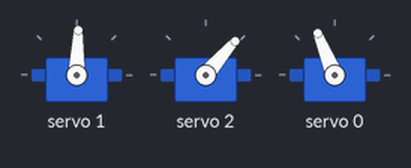
Bench run of a sketch on a simulated Arduino Uno, built with avr-gcc and run on an emulated ATmega328P. On the bench: 3 × servo. What the sketch prints to the serial monitor is not drawn.

Above: at 1.13 s.
At 3.95 s:
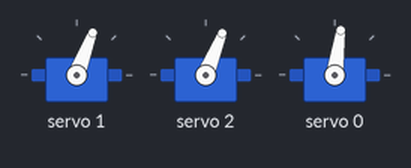
At 6.1 s:
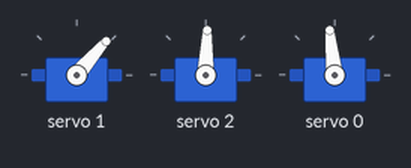
At 10.2 s:
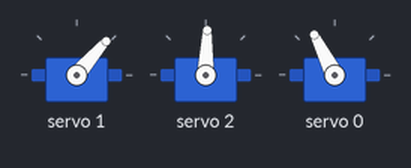
At 12.7 s:
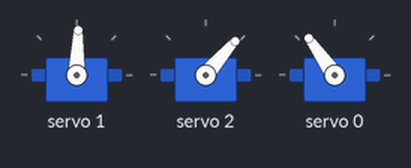
At 16.2 s:
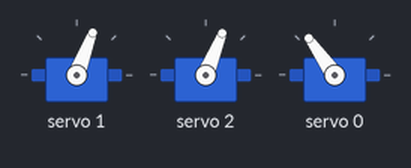
Timing chart, 0 to 17.7 s (numbered marks = the images above):
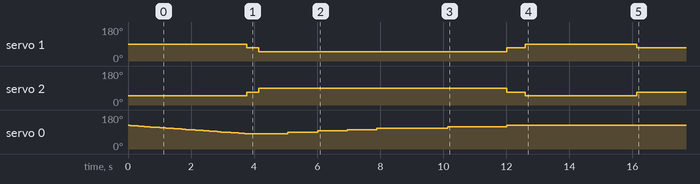

Measured:
- by itself, servo 1: 88° → 69° at 3.8 s, → 49° 0.38 s later, → 69° 7.9 s later, → 88° 0.59 s later, … (5 changes in this stretch)
- by itself, servo 2: 49° → 68° at 3.8 s, → 88° 0.38 s later, → 68° 7.9 s later, → 49° 0.59 s later, … (5 changes in this stretch)

The sketch:

APT.ino
```cpp
// Adafruit PWM Servo Driver Library - Version: Latest
#include <Adafruit_PWMServoDriver.h>
#include "PageFlipperArm.h"


// Create an Adafruit_PWMServoDriver object
Adafruit_PWMServoDriver pwm = Adafruit_PWMServoDriver();

PWMServoContinuous CR1 = PWMServoContinuous(pwm, 1, 184, 432);
PWMServoContinuous CR2 = PWMServoContinuous(pwm, 2, 184, 430);
PWMServo P1 = PWMServo(pwm, 0, 120, 450);

// Create a PageFlipperArm object with channel numbers 0, 1, and 2
PageFlipperArm arm = PageFlipperArm(pwm, CR1, CR2, P1);
// PageFlipperArm arm = PageFlipperArm(pwm, );

int count;
int number;

void backAndForth(int n) {
  if (millis()>n && millis()<2*n) {
    Serial.println("Stopped (reverse next)");
    arm.setBeltSpeeds(0);
  }
  if (millis()>2*n && millis()<3*n) {
    Serial.println("Reverse");
    arm.setBeltSpeeds(-40);
  }
  if (millis()>3*n && millis()<4*n) {
    Serial.println("Stopped (forward next)");
    arm.setBeltSpeeds(0);
  }
  if (millis()>4*n && millis()< 5*n) {
    Serial.println("Forward");
    arm.setBeltSpeeds(40);
  }
  if (millis()>5*n && millis()<6*n) {
    Serial.println("Stopped (reverse next)");
    arm.setBeltSpeeds(0);
  }
  if (millis()>6*n && millis()<7*n) {
    Serial.println("Reverse");
    arm.setBeltSpeeds(-40);
  }
  if (millis()>7*n) {
    Serial.println("Stopped (forever!)");
    arm.setBeltSpeeds(0);
  }
}
// Use the methods of the PageFlipperArm object
void setup() {
  Serial.begin(9600);
  // Initialize the pwm object
  pwm.begin();
  pwm.setOscillatorFrequency(26300000);
  pwm.setPWMFreq(50);

  arm.setBeltSpeeds(40);
  Serial.println("Forward");

  // arm.setBeltSpeeds(0);
  // Serial.println("Stopped");

  // Set the rotation angle to 90 degrees
  arm.setRotationAngle(180);

  number = 3750;

}

void loop() {
  if (millis()<number){
    arm.setRotationAngle(180 - map(millis(),0,number, 0, 60));
    Serial.println("Forward");
  }
  if (millis()>number && millis()<1.1*number) {
    arm.setBeltSpeeds(0);
    Serial.println("Stopped (Reverse Next)");
  }
  if (millis()>1.1*number && millis()<1.35*number) {
    arm.setBeltSpeeds(-40);
    Serial.println("Reverse");
  }
  if (millis()>1.35*number && millis()<1.6*number) {
    arm.setRotationAngle(130);
  }
  if (millis()>1.6*number && millis()<1.85*number) {
    arm.setRotationAngle(140);
  }
  if (millis()>1.85*number && millis()<2.1*number) {
    arm.setRotationAngle(150);
  }
  if (millis()>2.1*number && millis()<2.7*number) {
    arm.setRotationAngle(160);
  }
  if (millis()>2.7*number && millis()<3.2*number) {
    arm.setRotationAngle(170);
  }
  if (millis()>3.2*number && millis()<3.35*number) {
    arm.setBeltSpeeds(0);
    arm.setRotationAngle(180);
    Serial.println("Stopped (Forward Next)");
  }
  if (millis()>3.35*number && millis()<4.2*number) {
    arm.setBeltSpeeds(40);
    Serial.println("Forward");
  }
  if (millis()>4.3*number) {
    arm.setBeltSpeeds(0);
    Serial.println("Stopped Forever");
  }

  // Update the servo positions
  arm.update();
  delay(10);

}
```

PWMServo.cpp
```cpp
// PWMServo.cpp
#include "PWMServo.h"
PWMServo::PWMServo(Adafruit_PWMServoDriver &pwmDriver, uint8_t ch, int minP, int maxP, int minA, int maxA) :
  pwm(pwmDriver),
  channel(ch),
  minPWM(minP),
  maxPWM(maxP),
  minAngle(minA),
  maxAngle(maxA),
  angle(0),
  PWMVal(300) {}

int PWMServo::getAngle() const {
  return angle;
}

void PWMServo::setAngle(int degrees) {
  if (degrees >= minAngle && degrees <= maxAngle) {
    angle = degrees;
  } else {
    Serial.println("Angle value out of range");
    angle = constrain(degrees, minAngle, maxAngle);
  }
  setPWMVal(map(angle, minAngle, maxAngle, minPWM, maxPWM));
}

int PWMServo::getPWMVal() const {
  return PWMVal;
}

void PWMServo::setPWMVal(int val) {
  if (val >= minPWM && val <= maxPWM) {
    PWMVal = val;
  } else {
    Serial.println("PWM value out of range");
    PWMVal = constrain(val, minPWM, maxPWM);
  }
}

void PWMServo::update() {
  pwm.setPWM(channel, 0, PWMVal);
}
```

PWMServo.h
```cpp
// PWMServo.h
#pragma once
#include <Arduino.h>
#include <Adafruit_PWMServoDriver.h>
class PWMServo {
  private:
    Adafruit_PWMServoDriver pwm;
    int channel;
    int minPWM;
    int maxPWM;
    int minAngle;
    int maxAngle;
    int angle;
    int PWMVal;

  public:
    PWMServo(Adafruit_PWMServoDriver &pwmDriver, uint8_t ch, int minP = 1000, int maxP = 2000, int minA = 0, int maxA = 180);
    int getAngle() const;
    void setAngle(int degrees);
    int getPWMVal() const;
    void setPWMVal(int val_US);
    void update();
};
```

PWMServoContinuous.cpp
```cpp
// PWMServoContinuous.cpp
#include "PWMServoContinuous.h"
PWMServoContinuous::PWMServoContinuous(Adafruit_PWMServoDriver &pwmDriver, int ch, int min, int max) : pwm(pwmDriver), channel(ch), minPWM(min), maxPWM(max), speed(0) {}

int PWMServoContinuous::getSpeed() const {
  return speed;
}

void PWMServoContinuous::setSpeed(int s) {
  // Check if the speed is within the range of -100 and 100
  if (s >= -100 && s <= 100) {
    // Assign the speed value
    speed = s;
  } else {
    // Print an error message
    Serial.println("Speed value out of range");
    // Constrain the speed value to the range of -100 and 100
    speed = constrain(s, -100, 100);
  }
  // Map the speed to a PWM value using a linear function
  setPWMVal(map(speed, -100, 100, minPWM, maxPWM));
}

int PWMServoContinuous::getPWMVal() const {
  return PWMVal;
}

void PWMServoContinuous::setPWMVal(int val) {
  if (val >= minPWM && val <= maxPWM) {
    PWMVal = val;
  } else {
    Serial.println("PWM value out of range");
    PWMVal = constrain(val, minPWM, maxPWM);
  }
  Serial.println(String(PWMVal));
}

void PWMServoContinuous::update() {
  // Set the PWM value for the servo channel
  pwm.setPWM(channel, 0, PWMVal);
}
```

PWMServoContinuous.h
```cpp
// PWMServoContinuous.h
#pragma once
#include <Arduino.h>
#include <Adafruit_PWMServoDriver.h>

// A class for controlling a single continuous rotation servo using the Adafruit PWM Servo Driver Library
class PWMServoContinuous {
  private:
    // A reference to the Adafruit_PWMServoDriver object
    Adafruit_PWMServoDriver pwm;
    // The channel number of the servo
    int channel;
    // The minimum and maximum PWM values for the servo
    int minPWM;
    int maxPWM;
    // The speed value for the servo rotation
    int speed;
    int PWMVal;

  public:
    // A constructor that takes an Adafruit_PWMServoDriver object, a channel number, and optionally minimum and maximum PWM values
    PWMServoContinuous(Adafruit_PWMServoDriver &pwmDriver, int ch, int min = 200, int max = 400);
    // A method that returns the speed value
    int getSpeed() const;
    // A method that sets the speed value with validation
    void setSpeed(int s);
    int getPWMVal() const;
    void setPWMVal(int val_US);
    // A method that updates the servo speed by using pwm.setPWM()
    void update();
};
```

PageFlipperArm.cpp
```cpp
// PageFlipperArm.cpp
#include "PageFlipperArm.h"
PageFlipperArm::PageFlipperArm(
  Adafruit_PWMServoDriver &pwmDriver,
  PWMServoContinuous cr1,
  PWMServoContinuous cr2,
  PWMServo p1
  ) :
    pwm(pwmDriver),
    CR1(cr1),
    CR2(cr2),
    P1(p1) {}

void PageFlipperArm::setBeltSpeeds(int speed) {
  // Set the speed of CR1 using its setSpeed() method
  CR1.setSpeed(speed);
  // Set the speed of CR2 using its setSpeed() method with opposite direction
  CR2.setSpeed(-speed);
}

void PageFlipperArm::setRotationAngle(int degrees) {
  // Set the angle of P1 using its setAngle() method
  P1.setAngle(degrees);
}

void PageFlipperArm::update() {
  // Call update() for each servo object
  CR1.update();
  CR2.update();
  P1.update();
}
```

PageFlipperArm.h
```cpp
// PageFlipperArm.h
#pragma once
#include <Arduino.h>
#include <Adafruit_PWMServoDriver.h>
#include "PWMServo.h"
#include "PWMServoContinuous.h"


// A class for controlling a page flipper arm mechanism using three servos
class PageFlipperArm {
  private:
    // A reference to the Adafruit_PWMServoDriver object
    Adafruit_PWMServoDriver pwm;
    // The PWMServoContinuous objects for the two continuous rotation servos
    PWMServoContinuous CR1;
    PWMServoContinuous CR2;
    // The PWMServo object for the position servo
    PWMServo P1;

  public:
    // A constructor that takes an Adafruit_PWMServoDriver object, channel numbers, and optionally PWM values for each servo
    PageFlipperArm(
      Adafruit_PWMServoDriver &pwmDriver,
      PWMServoContinuous cr1,
      PWMServoContinuous cr2,
      PWMServo p1
      // int CR1Pin,
      // int CR2Pin,
      // int P1Pin,
      // int CRMinPWM = 184,
      // int CRMaxPWM = 430,
      // int PMinPWM = 120,
      // int PMaxPWM = 450
    );
    // A method that sets the belt speeds based on a speed value
    void setBeltSpeeds(int speed);
    // A method that sets the rotation angle based on an angle value
    void setRotationAngle(int degrees);
    // A method that updates the servo positions by calling their update() methods
    void update();
};
```
